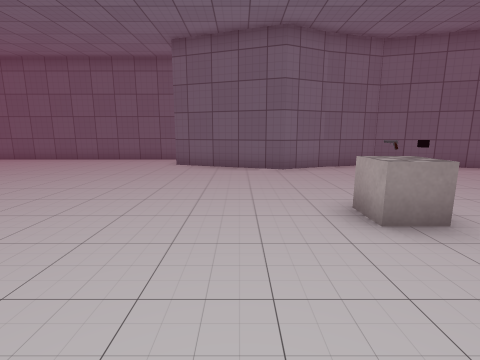
[1] (above)

16 first-person views from a walk through a Unity game level. The camera is 1.2 m above the floor, tilts 10° down and sees 85° across. The floor is counted in squares, 1 m on a side. Each view is taken from the middle of a square. On the plan, view 1 faces up. The plan holds only what a view shows up to about 12 squares ahead; the rest is blank. The place goes on beyond the plan. The player is left out. Some surface patterns are stand-ins.

[2]
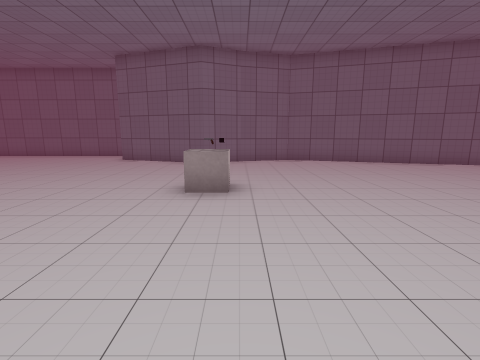

[3]
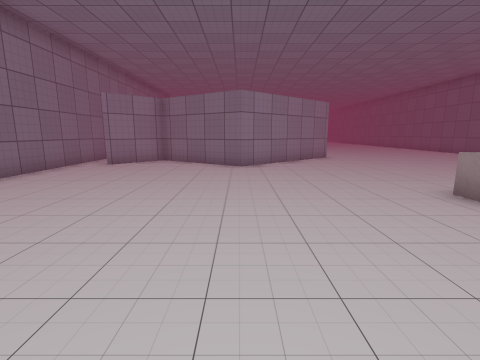

[4]
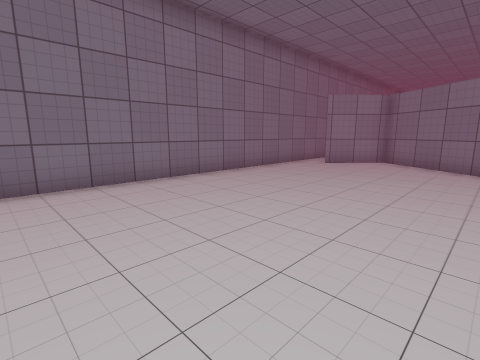

[5]
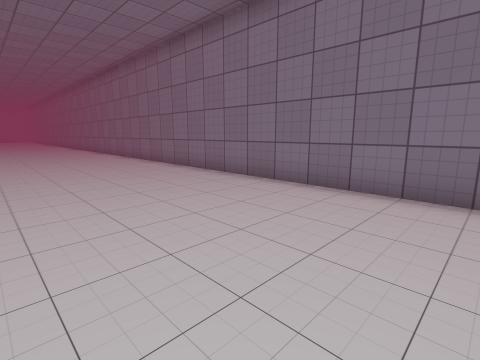

[6]
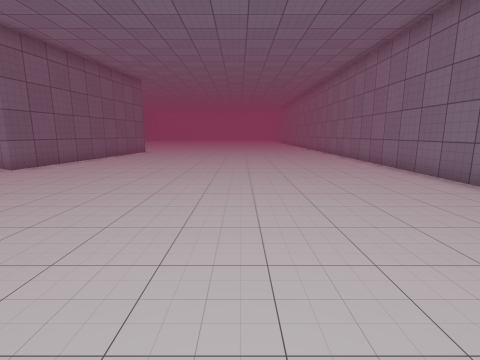

[7]
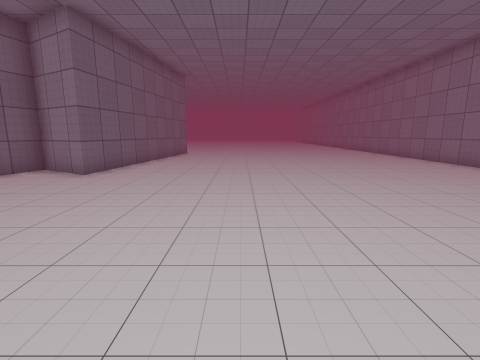

[8]
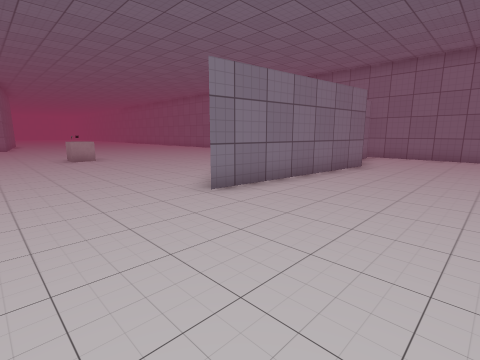

[9]
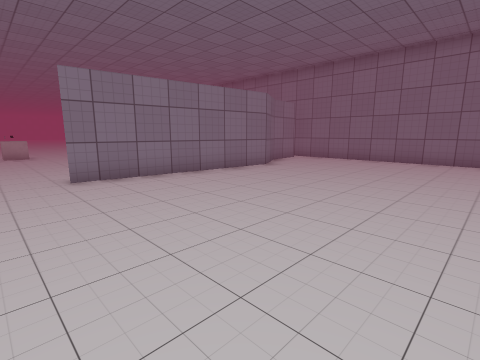

[10]
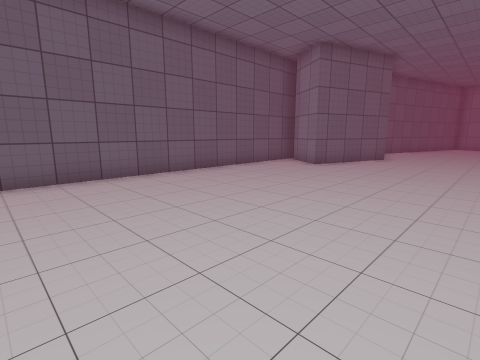

[11]
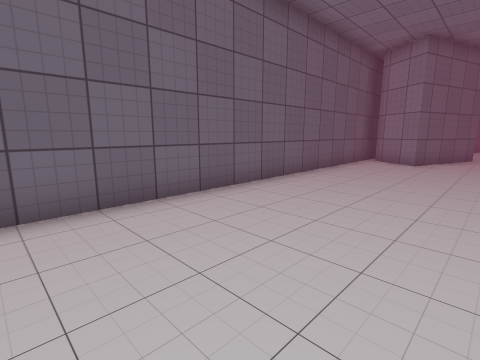

[12]
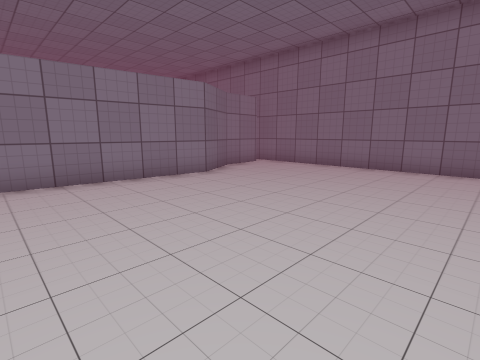

[13]
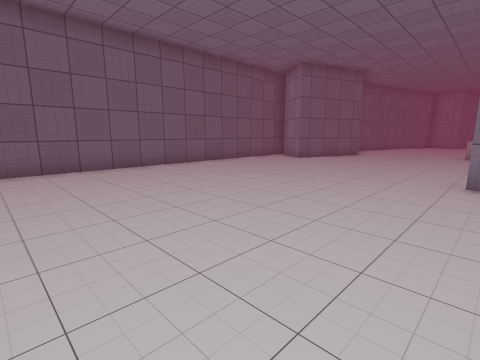

[14]
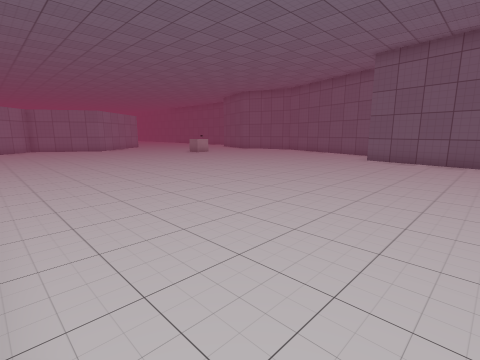

[15]
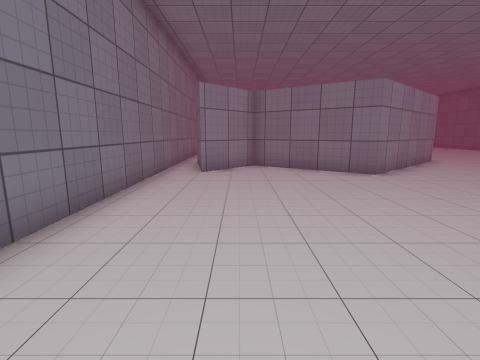

[16]
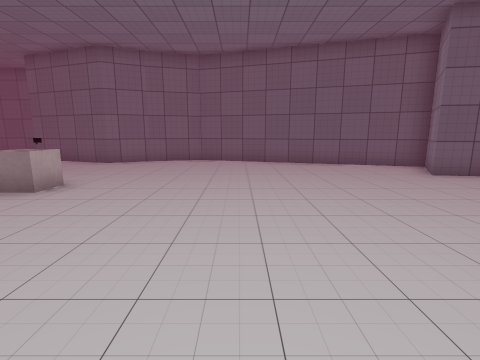

### Floor plan
Points are (right, up) in squares from view 1. A wall is a line through its corners. A room is listed if a view was taken in it or the views show most of it. See-through windows are left out.
Room 1 (views 1, 2, 3, 4, 5, 6, 7, 8, 9, 10, 11, 12, 13, 14, 15, 16)
walls: (-2.7, -0.9) (-5.1, -4.5) (-3.3, -6.2) (-6.2, -6.8) (-6.3, -5) (-7.3, -3.2) (-6.6, 3.5) (-2.7, -0.9); (3.1, 9.6) (1.5, 8.9) (-2.5, 10.3) (-1.3, 12); (-1.1, 12.5) (-13.9, 12.5); (17.3, 4.9) (12.6, 5.6) (13.8, 7.6) (5.2, 10.2) (3, 9.6); (-13.6, -7.5) (17.2, -7.5)
ways out: gap at (-6, -7)
objects: other object (2, 3) to (3, 4)

Positions as (right, up) in squares from view 1, and headings:
1: (0, 0), facing up
2: (3, -2), facing up
3: (7, -1), facing left
4: (7, -1), facing down-left
5: (4, -2), facing down-right
6: (4, -2), facing right
7: (5, 1), facing right
8: (-11, 7), facing down-right
9: (-14, 5), facing down-right
10: (-12, 5), facing up-right
11: (-14, 8), facing up-right
12: (-14, 2), facing down-right
13: (-14, 3), facing up-right
14: (17, -7), facing up-left
15: (5, -5), facing left
16: (7, -2), facing up
